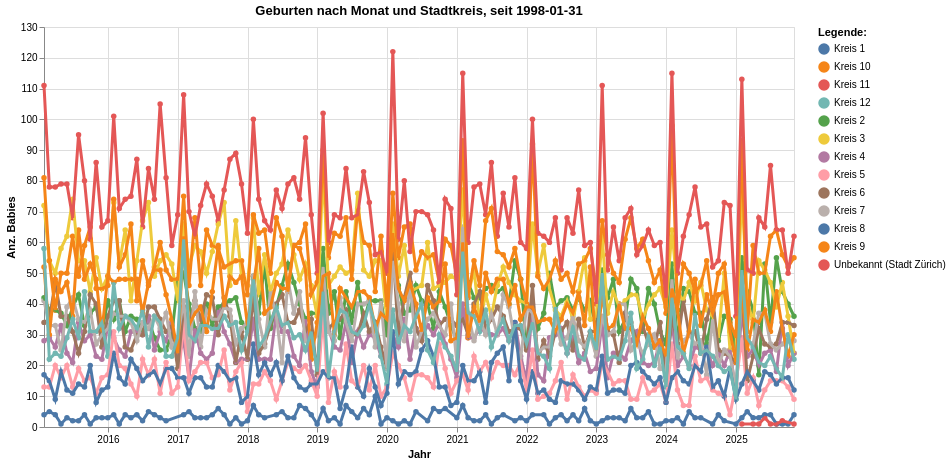

Write notebook code for a chart like this one.
### Code cell
grafik1 = mypy_dv.plot_altair_multiline_highlight(
    data = myAgg1.reset_index().query('Jahr_nbr>2014').sort_values('KreisCd', ascending=True)
    ,x = 'StichtagDat:T'
    ,y = 'sum_WBev:Q'
    ,x_beschriftung = 'Jahr'
    , y_beschriftung = 'Anz. Babies'
    ,category = "KreisLang:N"
    ,category_beschriftung= 'Legende:'
    ,warning_status = "ignore" #always or ignore
    ,myTitle="Geburten nach Monat und Stadtkreis, seit "+data_min_date
)
grafik1

### Figure 1 — Vega-Lite specification as saved in the notebook (floating-point values rounded to 4 significant figures; data arrays with more than 128 entries replaced by an {"elided": "..."} marker saying what was removed)
{"config": {"view": {"continuousWidth": 300, "continuousHeight": 300}}, "layer": [{"mark": {"type": "circle"}, "encoding": {"color": {"field": "KreisLang", "legend": {"orient": "right", "title": "Legende:"}, "type": "nominal"}, "opacity": {"value": 1.3}, "tooltip": [{"field": "StichtagDat", "type": "temporal"}, {"field": "KreisLang", "type": "nominal"}, {"field": "sum_WBev", "type": "quantitative"}], "x": {"axis": {"title": "Jahr"}, "field": "StichtagDat", "type": "temporal"}, "y": {"axis": {"title": "Anz. Babies"}, "field": "sum_WBev", "type": "quantitative"}}, "name": "view_4", "title": "Geburten nach Monat und Stadtkreis, seit 1998-01-31"}, {"mark": {"type": "line"}, "encoding": {"color": {"field": "KreisLang", "legend": {"orient": "right", "title": "Legende:"}, "type": "nominal"}, "size": {"condition": {"test": {"not": {"param": "param_4"}}, "value": 1.2}, "value": 3}, "tooltip": [{"field": "StichtagDat", "type": "temporal"}, {"field": "KreisLang", "type": "nominal"}, {"field": "sum_WBev", "type": "quantitative"}], "x": {"axis": {"title": "Jahr"}, "field": "StichtagDat", "type": "temporal"}, "y": {"axis": {"title": "Anz. Babies"}, "field": "sum_WBev", "type": "quantitative"}}, "title": "Geburten nach Monat und Stadtkreis, seit 1998-01-31"}], "data": {"name": "data-5b09ab4adc5c96b99d09a05f8ed41408"}, "height": 400, "params": [{"name": "param_4", "select": {"type": "point", "fields": ["KreisLang:N"], "nearest": true, "on": "pointerover"}, "views": ["view_4"]}], "width": 750, "$schema": "https://vega.github.io/schema/vega-lite/v5.8.0.json", "datasets": {"data-5b09ab4adc5c96b99d09a05f8ed41408": {"elided": "1559 records"}}}
